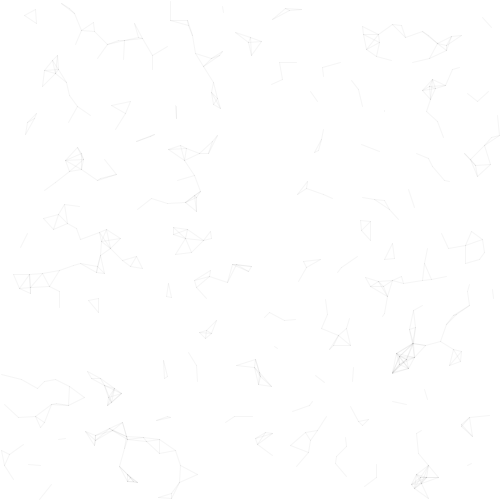
Frame 1 (no input)
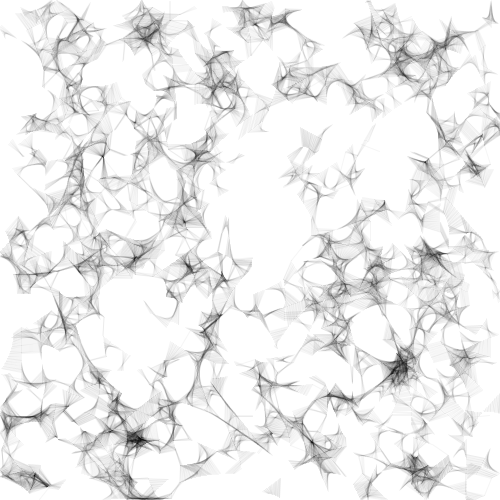
Frame 60 (the mouse pressed at the canvas centre just before this capture)
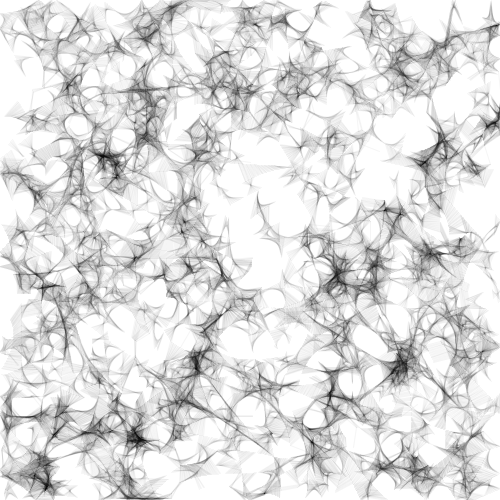
Frame 120 (the mouse held since frame 60 and released just before this capture)

The Processing sketch that drew these frames (run headless with seeded random() and noise(); from frame 60 on, the mouse is pressed at the canvas centre):

// Processing sketch: processing_143236
// ── processing_143236.pde

System particles;
Boolean renderMode = true;

void setup(){
  size(500,500);
  background(255);
  noFill();
  particles = new System();
  for (int i=0;i<500;i++){
    particles.addCircle();
  }
}

void draw(){
  if (!renderMode){
    background(255);
  }
  particles.interact();
  particles.update();
}

void keyPressed(){
  background(255);
}

void mouseClicked(){
  renderMode = !renderMode;
}
class Body {
  PVector pos, speed, accln;
  float mass;
  float drag = 0.999;
  
  Body(PVector pos_, PVector speed_, PVector accln_, float mass_){
    pos = pos_;
    speed = speed_;
    accln =  accln_;
    mass = mass_;
  }
  
  void update(){
    speed.add(accln);
    pos.add(speed);
    speed.mult(drag);
    
   // bounce off the walls
    if (pos.x<0){speed.x = -speed.x;}
    if (pos.x>width){speed.x = -speed.x;}
    if (pos.y<0){speed.y = -speed.y;}
    if (pos.y>height){speed.y = -speed.y;}
    accln.set(0,0,0);
  }
  
  void applyForce(PVector force){
    force.mult(1/mass);
    accln.add(force);
  }
  
  void changeSpeed(PVector newSpeed){
    speed = newSpeed;
  }
  
  void render(){
  }
}
class Circle extends Body {
  
  float r;
  
  Circle(PVector pos_, PVector speed_, PVector accln_, float mass_, float r_){
    super(pos_, speed_, accln_, mass_);
    r = r_;
  }
  
  void render(){
    ellipseMode(CENTER);
    fill(100,100);
    noStroke();
    ellipse(pos.x,pos.y,5,5);
  }
  
  void update(){
    super.update();
  }
  
  void applyForce(PVector force){
    super.applyForce(force);
  }
  
  void changeSpeed(PVector newSpeed){
    //super.changeSpeed(newSpeed);
  }
}
class Square extends Body {
  
  float r;
  
  Square(PVector pos_, PVector speed_, PVector accln_, float mass_, float r_){
    super(pos_, speed_, accln_, mass_);
    r = r_;
  }
  
  void render(){
    rectMode(CENTER);
  }
}
class System {
  ArrayList circles;
  ArrayList squares;
  
  System() {
    circles = new ArrayList();
    squares = new ArrayList();
  }
  
  void addCircle(){
    Circle p = new Circle(new PVector(random(0,width),random(0,height)),new PVector(random(-1,1),random(-1,1)),new PVector(0,0),10.0,10.0);
    circles.add(p);
  }
  
  void addSquare(){
    Square p = new Square(new PVector(random(0,width),random(0,height)),new PVector(random(-1,1),random(-1,1)),new PVector(0,0),10.0,10.0);
    squares.add(p);
  }
  
  void update() {
    for (int i = circles.size() - 1; i >= 0; i-- ) {
      Circle p = (Circle) circles.get(i);
      p.update();
      if (!renderMode){
        p.render();
      }
    }
    for (int i = squares.size() - 1; i >= 0; i-- ) {
      Square p = (Square) squares.get(i);
      p.update();
      p.render();
    }
  }
  
  void interact(){
    // self interact circles
    for (int i = circles.size() - 1; i >= 0; i-- ) {
      Circle p = (Circle) circles.get(i);
      for (int j = i; j >= 0; j-- ) {
        Circle q = (Circle) circles.get(j);
        PVector temp = PVector.sub(p.pos,q.pos);
        if (temp.mag()<20 & temp.mag()>1){
          temp.normalize();
          temp.mult(0.1);
          p.applyForce(temp);
          temp.mult(-1);
          q.applyForce(temp);
          if (renderMode){
              stroke(10*temp.mag(),10);
          } else {
              stroke(10*temp.mag(),100);
          }
          line(p.pos.x,p.pos.y,q.pos.x,q.pos.y);
        }
      }
    }
  }
}
